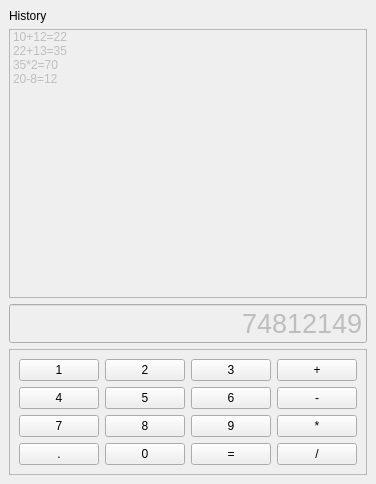
<?xml version="1.0" encoding="UTF-8"?>
<ui version="4.0">
 <class>calculator</class>
 <widget class="QDockWidget" name="calculator">
  <property name="geometry">
   <rect>
    <x>0</x>
    <y>0</y>
    <width>200</width>
    <height>484</height>
   </rect>
  </property>
  <property name="minimumSize">
   <size>
    <width>200</width>
    <height>400</height>
   </size>
  </property>
  <property name="windowTitle">
   <string>Calculator</string>
  </property>
  <widget class="QWidget" name="dockWidgetContents">
   <layout class="QGridLayout" name="gridLayout_2">
    <item row="0" column="0">
     <widget class="QLabel" name="historyLabel">
      <property name="text">
       <string>History</string>
      </property>
     </widget>
    </item>
    <item row="1" column="0">
     <widget class="QListWidget" name="historyList">
      <property name="enabled">
       <bool>false</bool>
      </property>
      <property name="cursor" stdset="0">
       <cursorShape>ForbiddenCursor</cursorShape>
      </property>
      <property name="statusTip">
       <string>Display Only</string>
      </property>
      <property name="alternatingRowColors">
       <bool>false</bool>
      </property>
      <item>
       <property name="text">
        <string>10+12=22</string>
       </property>
      </item>
      <item>
       <property name="text">
        <string>22+13=35</string>
       </property>
      </item>
      <item>
       <property name="text">
        <string>35*2=70</string>
       </property>
      </item>
      <item>
       <property name="text">
        <string>20-8=12</string>
       </property>
      </item>
     </widget>
    </item>
    <item row="2" column="0">
     <widget class="QLineEdit" name="display">
      <property name="enabled">
       <bool>false</bool>
      </property>
      <property name="font">
       <font>
        <family>Arial</family>
        <pointsize>20</pointsize>
       </font>
      </property>
      <property name="cursor">
       <cursorShape>ForbiddenCursor</cursorShape>
      </property>
      <property name="statusTip">
       <string>Display Only</string>
      </property>
      <property name="text">
       <string>74812149</string>
      </property>
      <property name="alignment">
       <set>Qt::AlignRight|Qt::AlignTrailing|Qt::AlignVCenter</set>
      </property>
     </widget>
    </item>
    <item row="3" column="0">
     <widget class="QFrame" name="keypad">
      <property name="frameShape">
       <enum>QFrame::StyledPanel</enum>
      </property>
      <property name="frameShadow">
       <enum>QFrame::Raised</enum>
      </property>
      <layout class="QGridLayout" name="gridLayout">
       <item row="0" column="0">
        <widget class="QPushButton" name="btn_1">
         <property name="maximumSize">
          <size>
           <width>100</width>
           <height>50</height>
          </size>
         </property>
         <property name="cursor">
          <cursorShape>PointingHandCursor</cursorShape>
         </property>
         <property name="text">
          <string>1</string>
         </property>
        </widget>
       </item>
       <item row="0" column="1">
        <widget class="QPushButton" name="btn_2">
         <property name="maximumSize">
          <size>
           <width>100</width>
           <height>50</height>
          </size>
         </property>
         <property name="cursor">
          <cursorShape>PointingHandCursor</cursorShape>
         </property>
         <property name="text">
          <string>2</string>
         </property>
        </widget>
       </item>
       <item row="0" column="2">
        <widget class="QPushButton" name="btn_3">
         <property name="maximumSize">
          <size>
           <width>100</width>
           <height>50</height>
          </size>
         </property>
         <property name="cursor">
          <cursorShape>PointingHandCursor</cursorShape>
         </property>
         <property name="text">
          <string>3</string>
         </property>
        </widget>
       </item>
       <item row="0" column="3">
        <widget class="QPushButton" name="addBtn">
         <property name="maximumSize">
          <size>
           <width>100</width>
           <height>50</height>
          </size>
         </property>
         <property name="cursor">
          <cursorShape>PointingHandCursor</cursorShape>
         </property>
         <property name="text">
          <string>+</string>
         </property>
        </widget>
       </item>
       <item row="1" column="0">
        <widget class="QPushButton" name="btn_4">
         <property name="maximumSize">
          <size>
           <width>100</width>
           <height>50</height>
          </size>
         </property>
         <property name="cursor">
          <cursorShape>PointingHandCursor</cursorShape>
         </property>
         <property name="text">
          <string>4</string>
         </property>
        </widget>
       </item>
       <item row="1" column="1">
        <widget class="QPushButton" name="btn_5">
         <property name="maximumSize">
          <size>
           <width>100</width>
           <height>50</height>
          </size>
         </property>
         <property name="cursor">
          <cursorShape>PointingHandCursor</cursorShape>
         </property>
         <property name="text">
          <string>5</string>
         </property>
        </widget>
       </item>
       <item row="1" column="2">
        <widget class="QPushButton" name="btn_6">
         <property name="maximumSize">
          <size>
           <width>100</width>
           <height>50</height>
          </size>
         </property>
         <property name="cursor">
          <cursorShape>PointingHandCursor</cursorShape>
         </property>
         <property name="text">
          <string>6</string>
         </property>
        </widget>
       </item>
       <item row="1" column="3">
        <widget class="QPushButton" name="subtractBtn">
         <property name="maximumSize">
          <size>
           <width>100</width>
           <height>50</height>
          </size>
         </property>
         <property name="cursor">
          <cursorShape>PointingHandCursor</cursorShape>
         </property>
         <property name="text">
          <string>-</string>
         </property>
        </widget>
       </item>
       <item row="2" column="0">
        <widget class="QPushButton" name="btn_7">
         <property name="maximumSize">
          <size>
           <width>100</width>
           <height>50</height>
          </size>
         </property>
         <property name="cursor">
          <cursorShape>PointingHandCursor</cursorShape>
         </property>
         <property name="text">
          <string>7</string>
         </property>
        </widget>
       </item>
       <item row="2" column="1">
        <widget class="QPushButton" name="btn_8">
         <property name="maximumSize">
          <size>
           <width>100</width>
           <height>50</height>
          </size>
         </property>
         <property name="cursor">
          <cursorShape>PointingHandCursor</cursorShape>
         </property>
         <property name="text">
          <string>8</string>
         </property>
        </widget>
       </item>
       <item row="2" column="2">
        <widget class="QPushButton" name="btn_9">
         <property name="maximumSize">
          <size>
           <width>100</width>
           <height>50</height>
          </size>
         </property>
         <property name="cursor">
          <cursorShape>PointingHandCursor</cursorShape>
         </property>
         <property name="text">
          <string>9</string>
         </property>
        </widget>
       </item>
       <item row="2" column="3">
        <widget class="QPushButton" name="multiplyBtn">
         <property name="maximumSize">
          <size>
           <width>100</width>
           <height>50</height>
          </size>
         </property>
         <property name="cursor">
          <cursorShape>PointingHandCursor</cursorShape>
         </property>
         <property name="text">
          <string>*</string>
         </property>
        </widget>
       </item>
       <item row="3" column="0">
        <widget class="QPushButton" name="bt_dot">
         <property name="maximumSize">
          <size>
           <width>100</width>
           <height>50</height>
          </size>
         </property>
         <property name="cursor">
          <cursorShape>PointingHandCursor</cursorShape>
         </property>
         <property name="text">
          <string>.</string>
         </property>
        </widget>
       </item>
       <item row="3" column="1">
        <widget class="QPushButton" name="btn_0">
         <property name="maximumSize">
          <size>
           <width>100</width>
           <height>50</height>
          </size>
         </property>
         <property name="cursor">
          <cursorShape>PointingHandCursor</cursorShape>
         </property>
         <property name="text">
          <string>0</string>
         </property>
        </widget>
       </item>
       <item row="3" column="2">
        <widget class="QPushButton" name="equalsBtn">
         <property name="maximumSize">
          <size>
           <width>100</width>
           <height>50</height>
          </size>
         </property>
         <property name="cursor">
          <cursorShape>PointingHandCursor</cursorShape>
         </property>
         <property name="text">
          <string>=</string>
         </property>
        </widget>
       </item>
       <item row="3" column="3">
        <widget class="QPushButton" name="divideBtn">
         <property name="maximumSize">
          <size>
           <width>100</width>
           <height>50</height>
          </size>
         </property>
         <property name="cursor">
          <cursorShape>PointingHandCursor</cursorShape>
         </property>
         <property name="text">
          <string>/</string>
         </property>
        </widget>
       </item>
      </layout>
     </widget>
    </item>
   </layout>
  </widget>
 </widget>
 <resources/>
 <connections/>
</ui>
